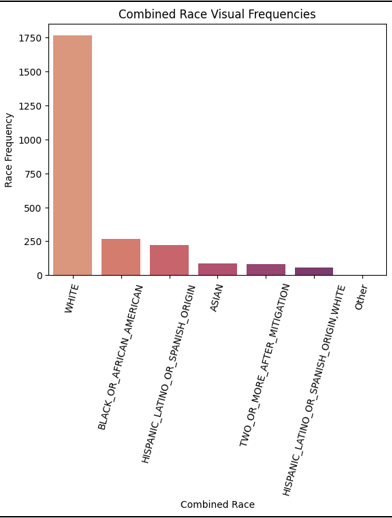
#> input picture images/SCIN_Dataset_Race_Feature.png, 392 x 518 px, found by its file name; its folder holds only this picture in this run
$ jupyter execute --allow-errors Skinterest_Tech_2A_Coding_1-2.ipynb   (shell and % lines are left out)   (older library calls are emulated)
#> lines starting #> are read from the running program, lines starting #| are printed output that depends on the picture; long printed decimals are rounded
[cell 1]
from google.colab import drive
drive.mount('/content/drive')

[cell 2]
import pandas as pd
import numpy as np
import os
import matplotlib.pyplot as plt
import seaborn as sns
from collections import Counter
from pathlib import Path

[cell 3]
img_filepath = "/content/drive/MyDrive/BTT Skinterest 2A/Dataset/images"
csv_filepath = "/content/drive/MyDrive/BTT Skinterest 2A/Dataset/SCIN Working Merged Spreadsheet.csv"

#> (a cell that did not finish here is left out)

# Data Analysis and Data Cleaning

#> (a cell that did not finish here is left out)

[cell 6]
image_cols = ["image_1_path","image_2_path","image_3_path"]

all_files = []

#> (the rest of this cell did not finish here and is left out)

[cell 7]
# build a mapping of filename -> list of (row_index, case_id, column)
rows = []
#> (the rest of this cell did not finish here and is left out)

[cell 8]
# gather all filenames actually on disk
disk_files = {p.name for p in Path(img_filepath).rglob("*") if p.is_file()}

#> (the rest of this cell did not finish here and is left out)

### **Method 1: Pillow Library**
https://pillow.readthedocs.io/en/stable/handbook/overview.html

This script scans a folder of images and reports which files are corrupted based on whether Pillow can successfully open and fully decode them.

- Uses Pillow (PIL) to open each file.
- `img.verify()` checks the image header for validity.
- `img.load()` forces the program to fully read pixel data,
  catching cases where an image looks valid but is actually truncated or broken.
- Corrupted files are collected into a list and printed at the end.
- The original dataset is not modified.

**Method 1: Pillow Library**
https://pillow.readthedocs.io/en/stable/handbook/overview.html

This script scans a folder of images and reports which files are corrupted based on whether Pillow can successfully open and fully decode them.

- Uses Pillow (PIL) to open each file.
- `img.verify()` checks the image header for validity.
- `img.load()` forces the program to fully read pixel data,
  catching cases where an image looks valid but is actually truncated or broken.
- Corrupted files are collected into a list and printed at the end.
- The original dataset is not modified.

[cell 9]
import os
from PIL import Image

def check_corrupted_image(file_path):
    try:
        with Image.open(file_path) as img:
#> img is the input picture: PIL image 392x518 RGBA; mean R, G, B, A 245.8, 241.1, 240.1, 255
            img.verify()   # Header check
        with Image.open(file_path) as img:
            img.load()     # Force pixel data load
        return False
    except Exception as e:
        print(f"Corrupted image: {file_path} - {e}")
        return True

def list_corrupted_images(folder_path):
    corrupted_files = []
    for filename in os.listdir(folder_path):
        file_path = os.path.join(folder_path, filename)
        if os.path.isfile(file_path):
            try:
                if check_corrupted_image(file_path):
                    corrupted_files.append(file_path)
            except Exception as e:
                # Catch anything unexpected
                print(f"Error checking {file_path}: {e}")
                corrupted_files.append(file_path)
    return corrupted_files

# Example usage:
corrupted = list_corrupted_images(img_filepath)
print(f"Checked {len(os.listdir(img_filepath))} files")
print("Corrupted images:")
for f in corrupted:
    print(f)

There is nothing printed which means there are no corrupted files that exist within the dataset

### Method 2: Cleanvision library

https://github.com/cleanlab/cleanvision

This script uses the CleanVision library to automatically audit an image dataset. It scans all images in the given folder for common issues (e.g., blur, duplicates,brightness problems, resolution outliers) and produces a report.

[cell 10]
from cleanvision import Imagelab

# Specify path to folder containing the image files in your dataset
#> (the rest of this cell did not finish here and is left out)

#> (a cell that did not finish here is left out)

#> (a cell that did not finish here is left out)

#> (a cell that did not finish here is left out)

According to the analysis of our dataset, we currently have 57 blurry images, 4 odd size, 1 low_information, and 1 odd_ascpect_ratio image within our dataset.

The most problematic images we may have to remove are the blurry images, but an threshold needs to be established for these images.

### OpenCV

The Laplacian blur detection works by:

- Converting the image to grayscale.
- Applying the Laplacian operator to detect edges.
- Measuring the variance of those edge values.
- High variance → many strong edges → image is sharp.
- Low variance → weak edges → image is blurry.
- Thresholding the variance decides if the image is blurry or not.

[cell 14]
import os
import cv2
from pathlib import Path

def blur_score(image):
    """
    Compute Laplacian variance (focus measure).
    Higher variance = sharper, lower = blurrier.
    """
    if image is None:
        return -1.0
    gray = cv2.cvtColor(image, cv2.COLOR_BGR2GRAY)
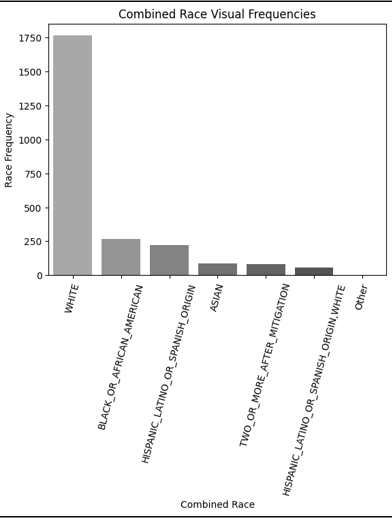
#> gray: shape (518, 392); min 0, max 255, mean 242.4
    lap = cv2.Laplacian(gray, cv2.CV_64F)
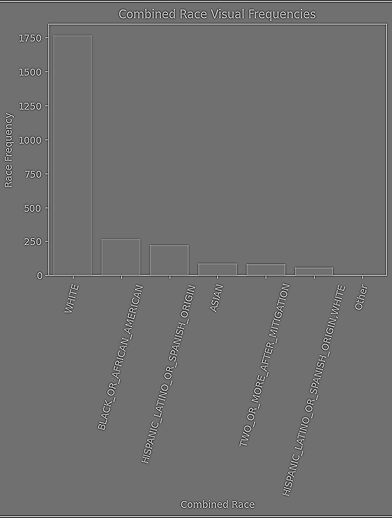
#> lap: shape (518, 392) float64; min -537, max 680, mean -0.5; drawn with min black and max white
    variance = lap.var()
#> variance = 3814.2

    return variance


def scan_all_images(root_dir,
                    exts={".jpg",".jpeg",".png",".bmp",".tif",".tiff",".webp"}):
    results = []
    root = Path(root_dir)
    for p in root.rglob("*"):
        if p.is_file() and p.suffix.lower() in exts:
            img = cv2.imread(str(p))
            var = blur_score(img)
#> var = 3814.2
            results.append({"path": str(p), "variance": var})
    results.sort(key=lambda d: d["variance"])
    return results

[cell 15]
results = scan_all_images(img_filepath)
#> results = 1 item

print(f"Scanned {len(results)} images")
#| Scanned 1 images
results.sort(key=lambda d: d["variance"])
for r in results:
    print(f"{r['path']}: {r['variance']}")
#> this loop made 1 pass
#| images/SCIN_Dataset_Race_Feature.png: 3814.206

[cell 16]
for i, r in enumerate(results[:10]):
    img = cv2.imread(r["path"])
    img_rgb = cv2.cvtColor(img, cv2.COLOR_BGR2RGB)

    plt.figure(figsize=(5,5))
    plt.imshow(img_rgb)
    plt.title(f"{i+1}. {r['path']} | variance={r['variance']:.2f}")
    plt.axis("off")
    plt.show()

$ run again, on images/Similar_Images_4.png
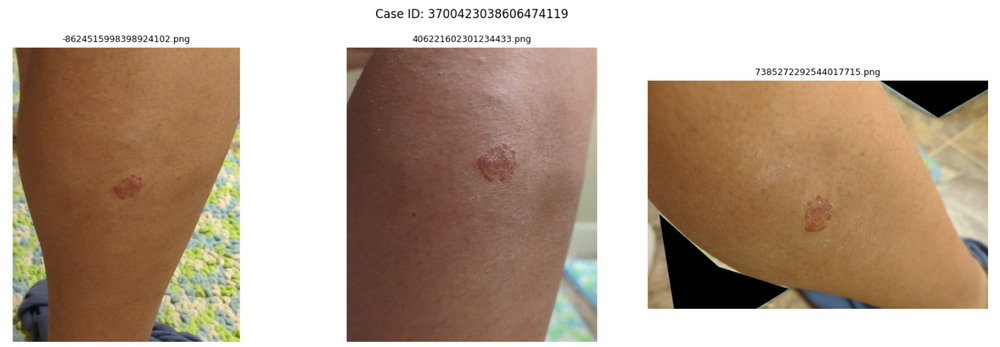
#> input picture images/Similar_Images_4.png, 1000 x 347 px, shrunk from 1603 x 556 before the run, found by its file name
#> in check_corrupted_image, img is the input picture: PIL image 1000x347 RGBA; mean R, G, B, A 183.3, 162.4, 144, 255
#> img: shape (347, 1000, 3)
#> in blur_score, `gray = cv2.cvtColor(image, cv2.COLOR_BGR2GRAY)`:
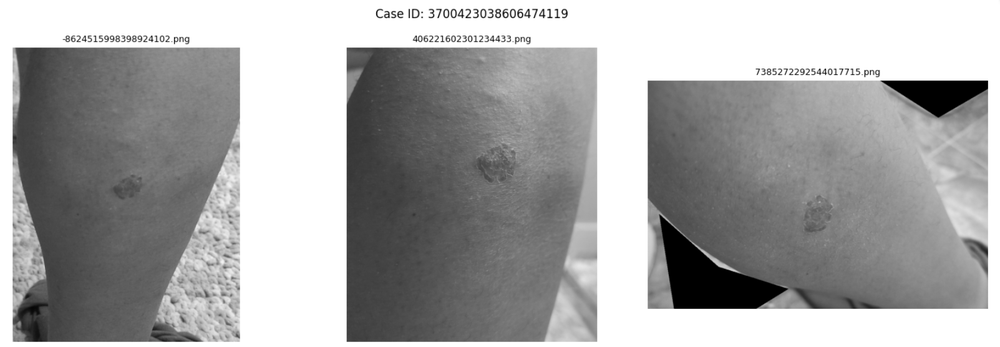
#> gray: shape (347, 1000); min 0, max 255, mean 166.6
#> in blur_score, `lap = cv2.Laplacian(gray, cv2.CV_64F)`:
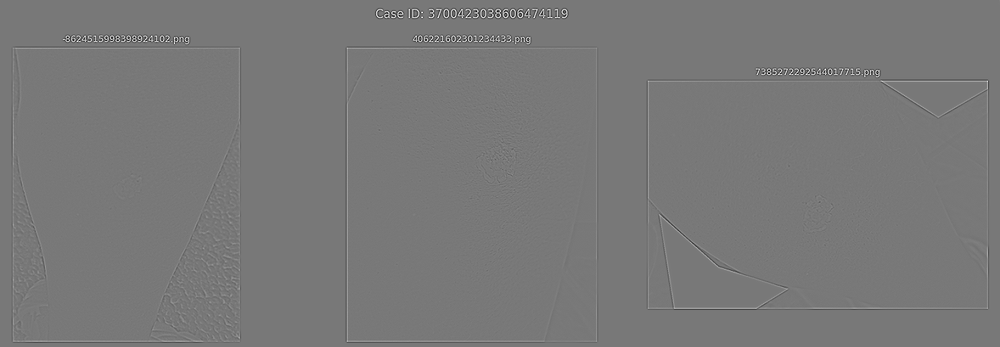
#> lap: shape (347, 1000) float64; min -483, max 537, mean 0; drawn with min black and max white
#> variance = 684
#> results = 1 item
#| Scanned 1 images
#> the loop `for r in results:` made 1 pass
#| images/Similar_Images_4.png: 683.953

$ run again, on images/Similar_Images_1.png
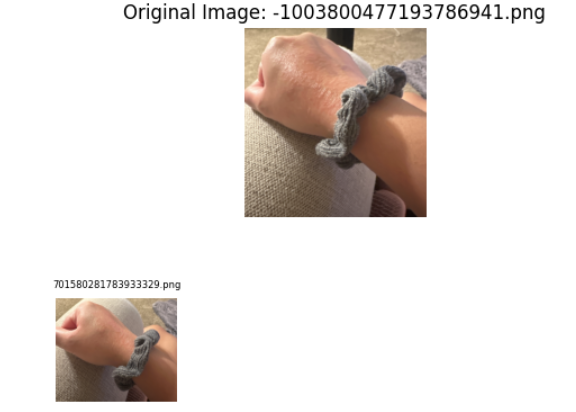
#> input picture images/Similar_Images_1.png, 576 x 412 px, found by its file name
#> in check_corrupted_image, img is the input picture: PIL image 576x412 RGBA; mean R, G, B, A 231.7, 225.6, 221.9, 255
#> img: shape (412, 576, 3)
#> in blur_score, `gray = cv2.cvtColor(image, cv2.COLOR_BGR2GRAY)`:
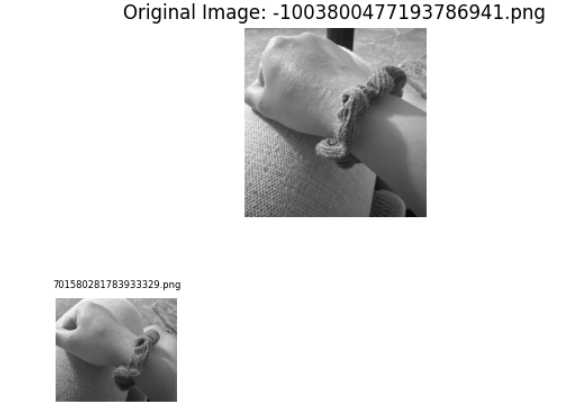
#> gray: shape (412, 576); min 0, max 255, mean 227
#> in blur_score, `lap = cv2.Laplacian(gray, cv2.CV_64F)`:
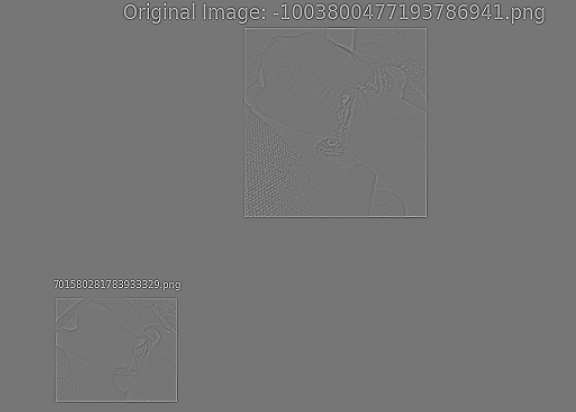
#> lap: shape (412, 576) float64; min -449, max 518, mean 0; drawn with min black and max white
#> variance = 720.2
#> results = 1 item
#| Scanned 1 images
#> the loop `for r in results:` made 1 pass
#| images/Similar_Images_1.png: 720.193
